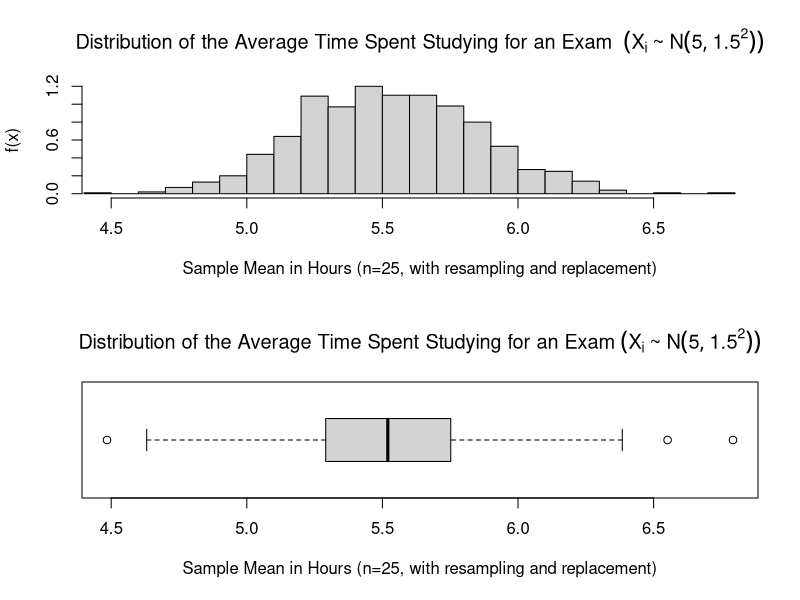

The R script that drew this image:
###################
# FINAL PROJECT: PART 2A - STAT 3201(DONGES)
# HARSHIL PATEL, 11/23/2018   
###################

#set working directory
setwd("C:/Users/offic/OneDrive - The Ohio State University/data analytics/R programming Files/project")

set.seed(35) #this ensures you'll get the same random process every time you run the code

#################################
# Part 2A:
#################################

#Model the time spent studying for an exam. Take one random sample of size 25 from the distribution below. Then, take 1,000 resamples (i.e.,
#sample with replacement) of size 25 from the sample. Plot the empirical distribution of the sample mean, estimate the mean of the sample mean, 
#and estimate the standard deviation of the sample mean. 

#the distribution of a student's time spent studying for an exam is 
#distrubuted with a normal distribution, with parameters: mean=5, SD=1.5

mean<-5
stdeviation<-1.5
sampleSize<-25
originalSample<-rnorm(sampleSize,mean = mean,sd = stdeviation) #generate one random sample of size 25 with x[i]~N(5,1.5^2)
numberOfResamples<-1000
vectorOfSampleMeans<-vector()
samples<-vector()

# use a loop to generate and record 1000 random sample means with x[i]~N(5,1.5^2) from samples of size 25.
for (i in 1:numberOfResamples) {
  samples<- sample(originalSample,25, replace = TRUE)
  vectorOfSampleMeans[i]<-mean(samples)}

#Determine the estimated mean & st. deviation of sample mean.
avgOfSampleMean<-mean(vectorOfSampleMeans)
sdtOfSampleMean<-sd(vectorOfSampleMeans)

#Determine the theoretical mean & st. deviation of sample mean.
theoreticalMeanOfSampleMean<-mean
theoreticalSDTOfSampleMean<-(stdeviation)/(sqrt(sampleSize))




#Data Visualization, create a histrogram & boxplot of sample mean generated from previous operation.
par(mfrow=c(2,1))
hist(vectorOfSampleMeans,
    main = expression("Distribution of the Average Time Spent Studying for an Exam "~ (X[i]~"~"~N(5,1.5^{2}))),
    ylab='f(x)',
    xlab = "Sample Mean in Hours (n=25, with resampling and replacement)",
    breaks = 25,
    xlim = c(min(vectorOfSampleMeans),max(vectorOfSampleMeans)),
    freq = FALSE)
boxplot(vectorOfSampleMeans,
    main = expression("Distribution of the Average Time Spent Studying for an Exam"~ (X[i]~"~"~N(5,1.5^{2}))),
    xlab = "Sample Mean in Hours (n=25, with resampling and replacement)",
    horizontal = TRUE)